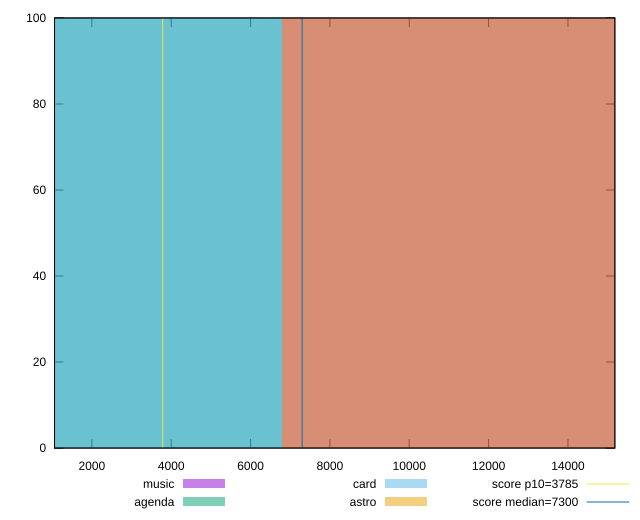

Here is the gnuplot script that generated this plot:
reset

$music <<EOF
13572.410923555108 100
EOF

$agenda <<EOF
0 100
EOF

$card <<EOF
0 100
EOF

$astro <<EOF
13572.410923555108 100
EOF

set key outside below
set boxwidth 13572.410923555108
set xrange [1059.1248:15180.987]
set yrange [0:100]
set trange [0:100]
set style fill transparent solid 0.5 noborder

set parametric
set terminal svg size 640, 520 enhanced background rgb 'white'
set output "reports/report_00031_2021-02-24T23-18-18.084Z/interactive/comparison/histogram/all_raw.svg"

plot $music title "music" with boxes, \
     $agenda title "agenda" with boxes, \
     $card title "card" with boxes, \
     $astro title "astro" with boxes, \
     3785,t title "score p10=3785", \
     7300,t title "score median=7300"

reset
